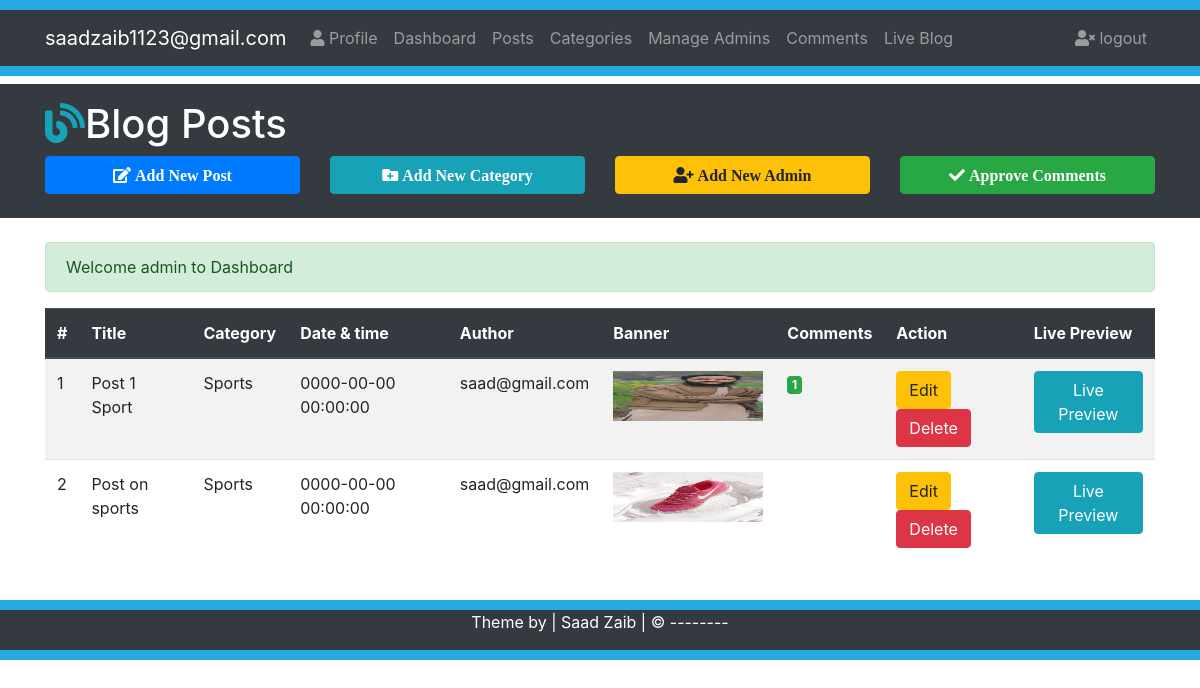
Screenshot of /Posts.php (signed in) with the database file from the repository.
### tables this page shows
CREATE TABLE `posts` (
  `id` int(10) NOT NULL,
  `title` varchar(50) NOT NULL,
  `author` varchar(40) NOT NULL,
  `category` varchar(40) NOT NULL,
  `datetime` datetime NOT NULL,
  `image` varchar(40) NOT NULL,
  `post` text NOT NULL
);

### includes/Functions.php (called while the page is built, shortened)
<?php
require_once "Database.php";
function commentsOnPost($post_id,$status)
{
    global $conn;
    $sql = "SELECT * FROM comments WHERE post_id = '{$post_id}' AND
    status = '{$status}' ";
    $stmt = $conn->query($sql);
    $totalComments = $stmt->rowCount();
    return $totalComments;
}
?>

### Posts.php (the view, shortened to what this page needs)
<?php
require_once "includes/Database.php";
require_once "includes/Functions.php";
require_once "includes/Sessions.php";
?>
<!DOCTYPE html>
<html lang="en">
<head>
    <link rel="stylesheet" href="https://pro.fontawesome.com/releases/v5.10.0/css/all.css"/>
    <link rel="stylesheet" href="https://cdn.jsdelivr.net/npm/bootstrap@4.6.0/dist/css/bootstrap.min.css">
    <link rel="stylesheet" type="text/css" href="css/styles.css">
</head>
<body>
    <div style="height: 10px;background-color: #27aae1;"></div>
    <nav class="navbar navbar-expand-lg bg-dark navbar-dark">
        <div class="container">
            <a href="#" class="navbar-brand">saadzaib1123@gmail.com</a>
            <div class="collapse navbar-collapse" id="navbarcollapsecms">
                <ul class="navbar-nav mr-auto">
                    <li class="nav-item">
                        <a href="MyProfile.php" class="nav-link"><i class="fas fa-user"></i> Profile</a>
                    </li>
                    <li class="nav-item">
                        <a href="Dashboard.php" class="nav-link">Dashboard</a>
                    </li>
                    <li class="nav-item">
                        <a href="Posts.php" class="nav-link">Posts</a>
                    </li>
                    <li class="nav-item">
                        <a href="Categories.php" class="nav-link">Categories</a>
                    </li>
                    <li class="nav-item">
                        <a href="Admins.php" class="nav-link">Manage Admins</a>
                    </li>
                    <li class="nav-item">
                        <a href="Comments.php" class="nav-link">Comments</a>
                    </li>
                    <li class="nav-item">
                        <a href="Blog.php?page=1" class="nav-link">Live Blog</a>
                    </li>
                </ul>
                <ul class="navbar-nav ml-auto">
                    <li class="nav-item">
                        <a href="Logout.php" class="nav-link"><i class="fas fa-user-times"></i> logout</a>
                    </li>
                </ul>
            </div>
        </div>
    </nav>
    <div style="height: 10px;background-color: #27aae1;"></div>
    <header class="bg-dark text-white py-3 my-2">
        <div class="container">
            <div class="row">
                <div class="col-md-12">
                    <h1><i class="fas fa-blog text-info"></i>Blog Posts</h1>
                </div>
                <div class="col-lg-3 mb-2">
                    <a href="AddNewPost.php" class="btn btn-primary btn-block">
                        <i class="fas fa-edit"> Add New Post</i>
                    </a>
                </div>
                <div class="col-lg-3 mb-2">
                    <a href="Categories.php" class="btn btn-info btn-block">
                        <i class="fas fa-folder-plus"> Add New Category</i>
                    </a>
                </div>
                <div class="col-lg-3 mb-2">
                    <a href="Admins.php" class="btn btn-warning btn-block">
                        <i class="fas fa-user-plus"> Add New Admin</i>
                    </a>
                </div>
                <div class="col-lg-3 mb-2">
                    <a href="Comments.php" class="btn btn-success btn-block">
                        <i class="fas fa-check"> Approve Comments</i>
                    </a>
                </div>
            </div>
        </div>
    </header>
    <section class="container my-3 py-2">
        <div class="row">
            <div class="col-md-12">
            <?php
                echo SuccessMessage();
            ?>
                <table class="table table-striped table-hover table-responsive">
                    <thead class="thead-dark">
                        <tr>
                            <th>#</th>
                            <th>Title</th>
                            <th>Category</th>
                            <th>Date & time</th>
                            <th>Author</th>
                            <th>Banner</th>
                            <th>Comments</th>
                            <th>Action</th>
                            <th>Live Preview</th>
                        </tr>
                    </thead>
                    <tbody>
                    <?php
                    $sql = "SELECT * FROM posts";
                    $stmt = $conn->query($sql);
                    $sr = 1;
                    while($row = $stmt->fetch())
                    {
                     ?>
                        <tr>
                            <td><?php  echo $sr++; ?></td>
                            <td><?php
                                echo  $row["title"]; ?>
                            </td>
                            <td><?php  echo $row["category"]; ?></td>
                            <td><?php  echo $row["datetime"]; ?></td>
                            <td><?php  echo $row["author"]; ?></td>
                            <td><img src="uploads/<?php  echo $row["image"];?>" width="150px;" height="50px;">  </td>
                            <td>
                                 <?php
                                    $ApprovePostComments =  commentsOnPost($row['id'],"on");
                                    if ($ApprovePostComments > 0)
                                    {
                                       echo "<a href='Comments.php'><span class='badge badge-success'>
                                               {$ApprovePostComments}
                                            </span></a>";
                                    }
                                     $DisApprovePostComments =  commentsOnPost($row['id'],"off");
                                ?>
                            </td>
                            <td>
                                <a href="EditPost.php?id=<?php echo $row['id'];  ?>" class="btn btn-warning">Edit</a>
                                <a href="DeletePost.php?id=<?php echo $row['id'];  ?>" class="btn btn-danger">Delete</a>
                            </td>
                            <td>
                                <a href="FullPost.php?id=<?php echo $row['id']; ?>" target="_blank" class="btn btn-info">Live Preview</a>
                            </td>
                        </tr>
                    <?php
                    }
                    ?>
                    </tbody>
                </table>
            </div>
        </div>
    </section>
    <div style="height: 10px;background-color: #27aae1;"></div>
    <footer class="bg-dark text-white">
        <div class="container">
            <div class="row">
                <div class="col">
                    <p class="text-center">Theme by | Saad Zaib | &copy; --------</p>
                </div>
            </div>
        </div>
    </footer>
    <div style="height: 10px;background-color: #27aae1;"></div>
</body>
</html>

### rows the page displays
posts: title "Post 1 Sport", category "Sports", datetime "0000-00-00 00:00:00", author "saad@gmail.com", image (picture), ApprovePostComments "1"
posts: title "Post on sports", category "Sports", datetime "0000-00-00 00:00:00", author "saad@gmail.com", image (picture)

### other values shown
SuccessMessage() "Welcome admin to Dashboard"
